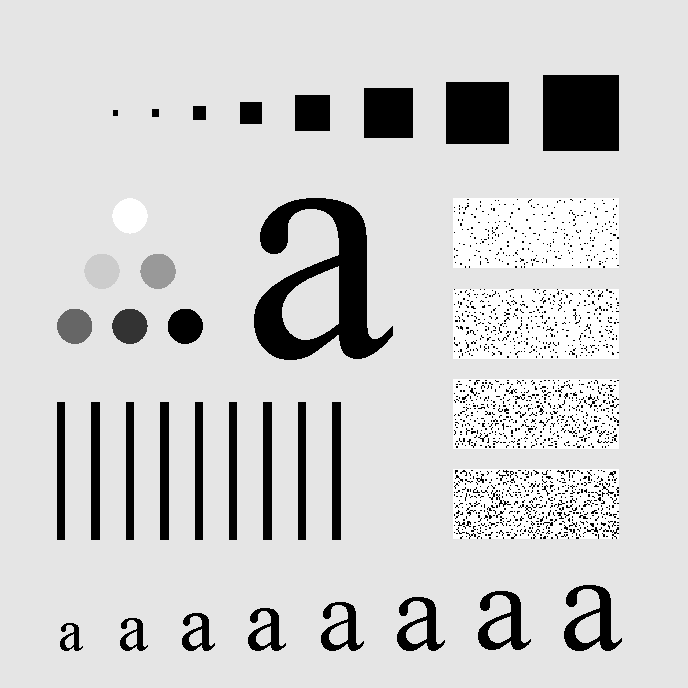
#> input picture hw3/character.tif, 688 x 688 px, found by its file name
$ python 2_GHPF.py
#> lines starting #> are read from the running program, lines starting #| are printed output that depends on the picture
import matplotlib.pyplot as plt
from skimage import io, filters, feature
import numpy
from scipy import fftpack, signal
import scipy


def gkern(kernlen, nsig):
    # Return 2D Gaussian Kernel
    gkern1d = signal.gaussian(kernlen, std=nsig).reshape(kernlen, 1)
    kernel = numpy.outer(gkern1d, gkern1d)

    return kernel


# Load image file
fpath = 'd:/github/ComputerVision/hw3/'
image = io.imread(fpath + 'character.tif').astype('float64')
#> image: shape (688, 688) float64; min 0, max 255, mean 207.3

# Fourier Transform
imageFFT = fftpack.fft2(image)
imageFFT = fftpack.fftshift(imageFFT)

# Gaussian Filter
sizeI, sizeJ = image.shape
#> sizeI = 688; sizeJ = 688
d0 = sizeI/40  # cutoff fregquency, equivalent with sigma
#> d0 = 17.2

GaussianFilter = 1 - gkern(sizeI, d0) # kernel

# Apply filter
imageFFTFiltered = imageFFT * GaussianFilter

# Inverse Fourier Transform
imageIFFT = fftpack.ifftshift(imageFFTFiltered)
imageFiltered = fftpack.ifft2(imageIFFT).astype(numpy.float32)
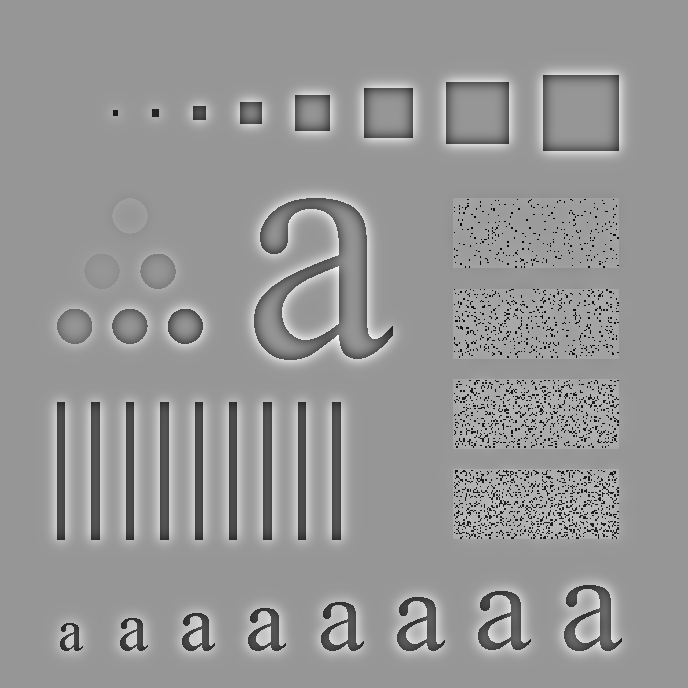
#> imageFiltered: shape (688, 688) float32; min -247.6, max 171, mean 0.2; drawn with min black and max white

# Plot
plt.figure(figsize=(10, 10), dpi=150)
plt.subplot(3, 3, 1)
plt.imshow(image, cmap='gray')
plt.title('OriginalImage', {'fontsize': 10})
plt.subplot(3, 3, 4)
#> (the run stopped early here; a loop or call above may not have finished)
